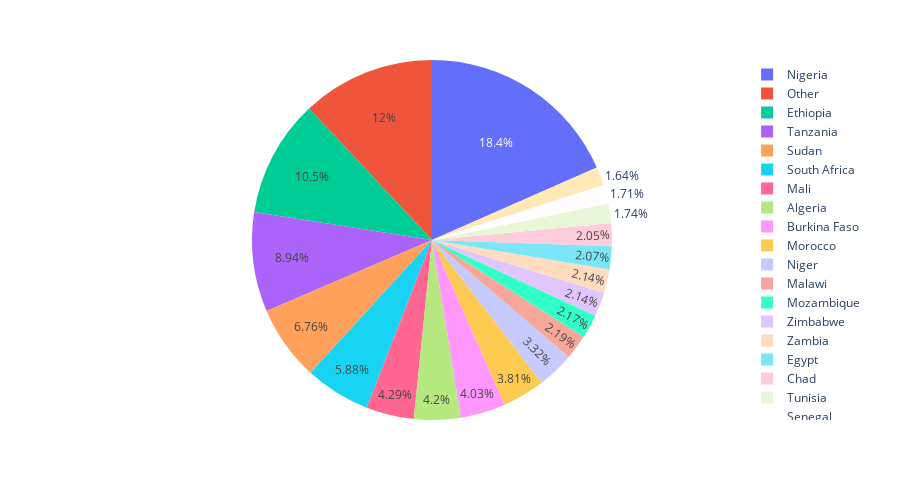

Here is the notebook cell this chart was saved with:
### Code cell
geemap.pie_chart(df, names='NAME', values='sum', max_rows=20, height=500)

### Figure 1 — Plotly figure (JSON) as saved in the notebook; plotly's stock layout.template omitted (floating-point values rounded to 4 significant figures)
{"data": [{"domain": {"x": [0, 1], "y": [0, 1]}, "hovertemplate": "NAME=%{label}<br>sum=%{value}<extra></extra>", "labels": ["Nigeria", "Ethiopia", "Tanzania", "Sudan", "South Africa", "Mali", "Algeria", "Burkina Faso", "Morocco", "Niger", "Malawi", "Mozambique", "Zimbabwe", "Zambia", "Egypt", "Chad", "Tunisia", "Senegal", "Angola", "Other", "Other", "Other", "Other", "Other", "Other", "Other", "Other", "Other", "Other", "Other", "Other", "Other", "Other", "Other", "Other", "Other", "Other", "Other", "Other", "Other", "Other", "Other", "Other", "Other", "Other", "Other", "Other", "Other", "Other", "Other", "Other"], "legendgroup": "", "name": "", "showlegend": true, "type": "pie", "values": [361600.0, 207200.0, 175500.0, 132700.0, 115500.0, 84200.0, 82410.0, 79160.0, 74830.0, 65260.0, 42980.0, 42530.0, 42120.0, 42080.0, 40640.0, 40290.0, 34120.0, 33570.0, 32210.0, 31290.0, 28590.0, 25850.0, 21070.0, 18150.0, 16760.0, 13180.0, 10120.0, 9185.0, 9181.0, 8584.0, 8042.0, 5772.0, 5235.0, 4423.0, 4057.0, 3566.0, 2824.0, 2802.0, 1616.0, 1454.0, 1335.0, 819.5, 731.9, 279.8, 114.6, 60.99, 23, 3, 0, 0, 0]}], "layout": {"height": 500, "legend": {"tracegroupgap": 0}, "margin": {"t": 60}}}
